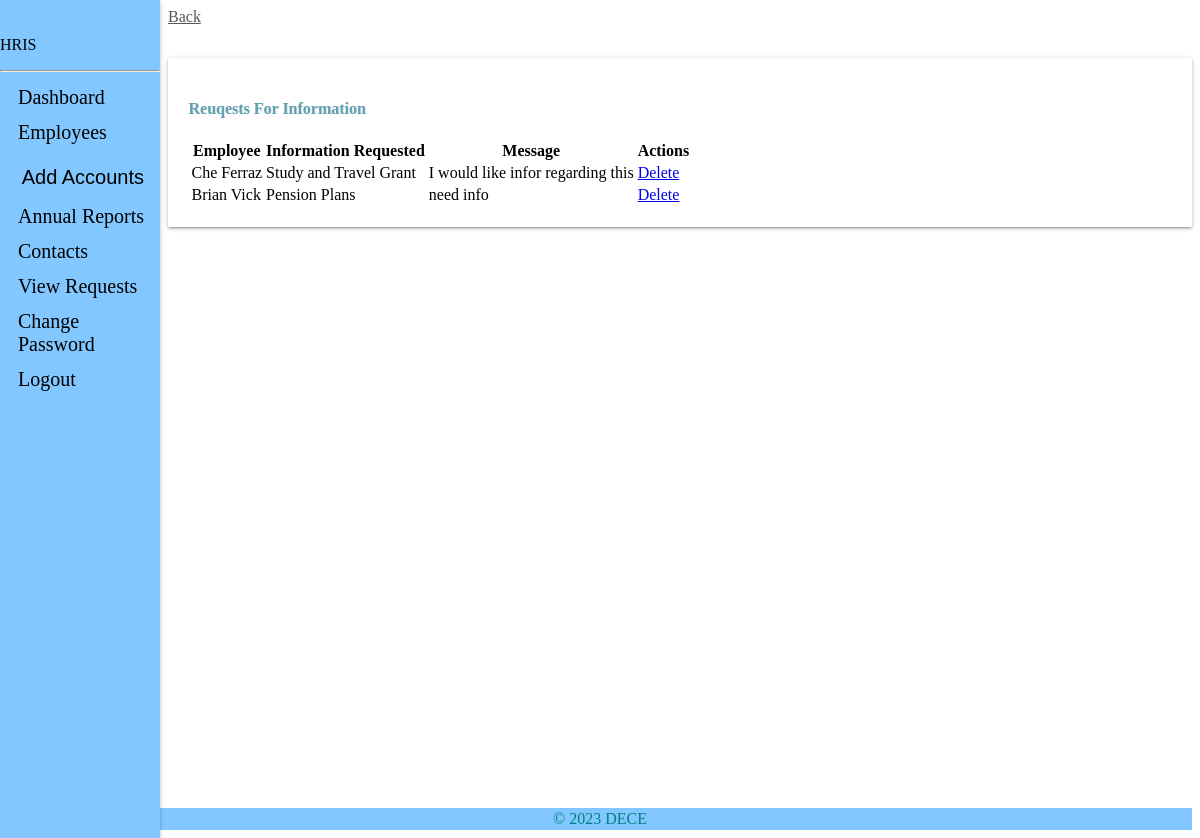
/admin_view/requests/ (signed in), run on an earlier commit of the app's database.
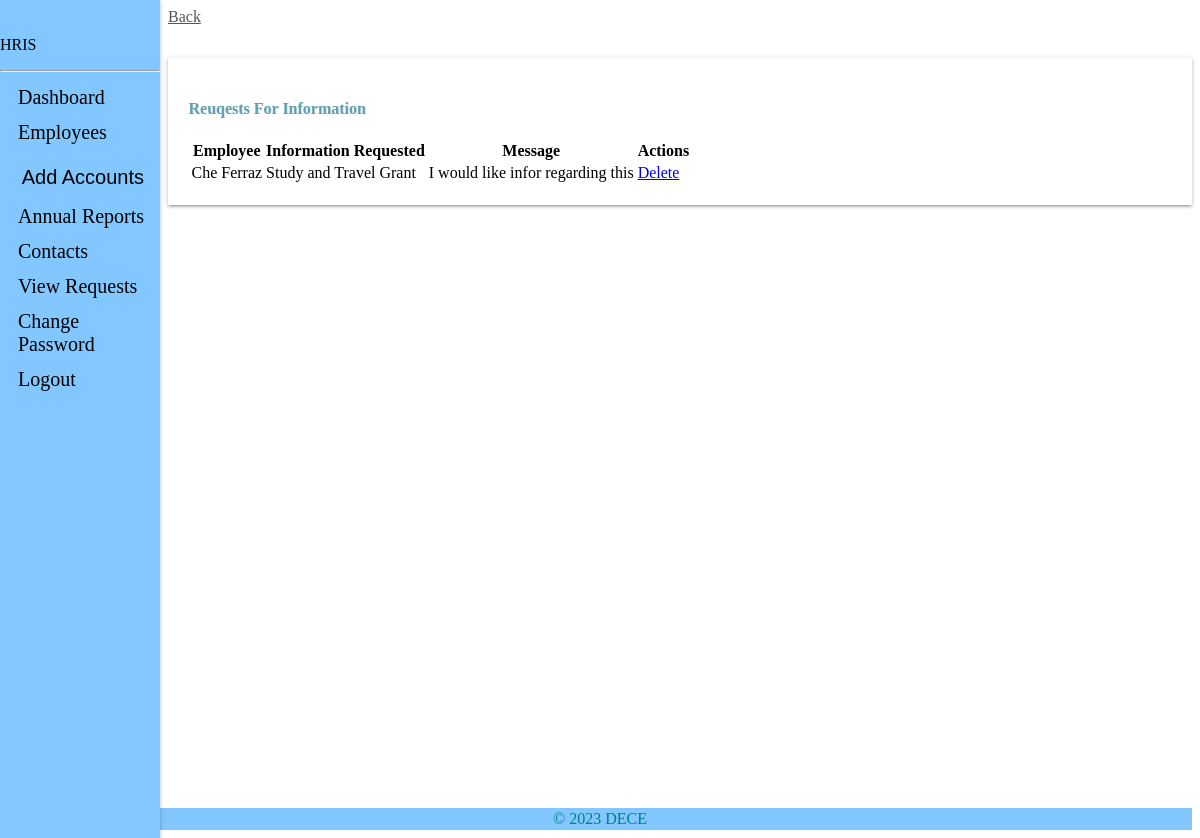
And on a later commit of the database.
### staff_app/models.py (models this page shows, shortened)
class Requests(models.Model):
    STG = 'Study and Travel Grant'
    IVA = 'Institutional Visit Allowance'
    DTG = 'Development and Training Grant'
    BOOK = 'Book Grant'
    CLAIMFORM = 'Claim Form'
    PENSION = 'Pension Plans'
    OTHER = 'Other'
    INFORMATION = (
        (STG, 'Study and Travel Grant'),
        (IVA, 'Institutional Visit Allowance'),
        (DTG, 'Development and Training Grant'),
        (BOOK, 'Book Grant'),
        (CLAIMFORM, 'Claim Form'),
        (PENSION, 'Pension Plans'),
        (OTHER, 'Other'),
    )
    user = models.ForeignKey(CustomUser, on_delete=models.CASCADE, default=1)
    information = models.CharField(_('Information'), max_length=40, default=STG,
                                   choices=INFORMATION, blank=False)
    message = models.CharField(_('Message'), max_length=255, default='',
                               null=True, blank=True)
    created = models.DateTimeField(verbose_name=_(
        'Created'), auto_now_add=True, null=True)
    updated = models.DateTimeField(
        verbose_name=_('Updated'), auto_now=True, null=True)
    class Meta:
        verbose_name = _('Request')
        verbose_name_plural = _('Requests')
        ordering = ['-created']

### hris_app/models.py (models this page shows)
class CustomUser (AbstractUser):
    ADMINISTRATOR = '1'
    STAFF = '2'
    EMAIL_TO_USER_TYPE_MAP = {
        'administrator': ADMINISTRATOR,
        'staff': STAFF
    }
    user_type_data = ((ADMINISTRATOR, "Administrator"), (STAFF, "Staff"))
    user_type = models.CharField(
        default=1,
        choices=user_type_data,
        max_length=20
    )

### admin_app/views.py (the view)
# urls.py: path('requests/', views.requests_view, name="requests"),
def requests_view(request):
    if not (request.user.is_authenticated and request.user.is_superuser):
        return redirect('hris:home')
    rfis = Requests.objects.all().order_by('created')
    context = {
        "object": rfis
    }
    return render(request, "admin/rfi_view.html", context)

### templates/admin/rfi_view.html (shortened to what this page needs)
{% extends 'base.html' %}
{% load static %}
{% load humanize %}
{% block content %}
<link type="text/CSS" href="https://res.cloudinary.com/dtol6ceis/raw/upload/v1680494180/css/light-bootstrap-dashboard_hrxwdp.css" rel="stylesheet"/>
<section class="row">
    <section class="col col-lg-12">
        <span><a href="{{request.META.HTTP_REFERER|escape}}" style="color:#565656;">Back</a></span>
    </section>
</section>
    <div class="table-responsive table-shadow">
        <div class="text-center table-description">
            <h4 class="title-h3" style="color: #60a0b3 !important;
            text-shadow: 1px 0px rgba(0,0,0,0.11)"> Reuqests For Information</h4>
        </div>
        <table class="table">
            <thead>
                <tr>
                    <th scope="col">Employee</th>
                    <th scope="col">Information Requested</th>
                    <th scope="col">Message</th>
                    <th scope="col">Actions</th>
                </tr>
            </thead>
            <tbody>
                {% if not object %}
                    <tr>
                    <td>No Current Requests</td>
                    </tr>
                {% else %}
                    {% for obj in object %}
                    <tr>
                        <td>{{obj.user.first_name}} {{obj.user.last_name}}</td>
                        <td>{{obj.information}}</td>
                        <td>{{obj.message}}</td>
                        <td>
                            <a href="{% url 'admin_app:request-delete' obj.id %}">Delete</a>
                        </td>
                    </tr>
                    {% endfor %}
                {% endif %}
            </tbody>
        </table>
    </div>
{% endblock content %}

What changed in the data, as far as the page shows it:
removed Requests: user.first_name "Brian", user.last_name "Vick", information "Pension Plans", message "need info"
